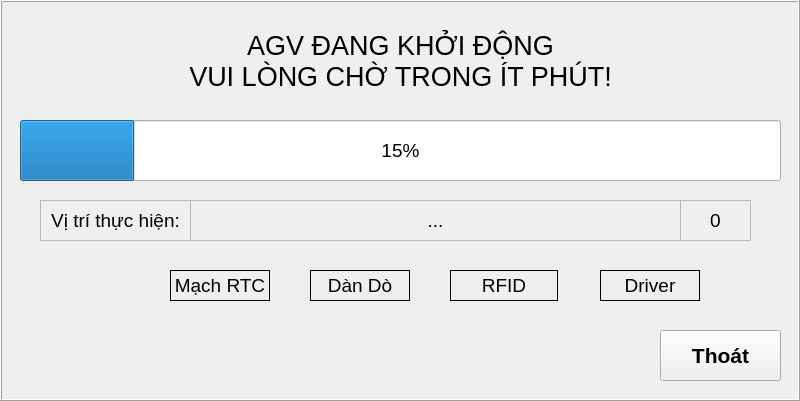
  <widget class="QFrame" name="fr_launch">
   <property name="geometry">
    <rect>
     <x>0</x>
     <y>50</y>
     <width>800</width>
     <height>401</height>
    </rect>
   </property>
   <property name="autoFillBackground">
    <bool>true</bool>
   </property>
   <property name="frameShape">
    <enum>QFrame::Box</enum>
   </property>
   <property name="frameShadow">
    <enum>QFrame::Raised</enum>
   </property>
   <widget class="QLabel" name="lbv_numberLaunch">
    <property name="geometry">
     <rect>
      <x>680</x>
      <y>200</y>
      <width>71</width>
      <height>41</height>
     </rect>
    </property>
    <property name="font">
     <font>
      <pointsize>14</pointsize>
     </font>
    </property>
    <property name="autoFillBackground">
     <bool>false</bool>
    </property>
    <property name="frameShape">
     <enum>QFrame::StyledPanel</enum>
    </property>
    <property name="text">
     <string>0</string>
    </property>
    <property name="alignment">
     <set>Qt::AlignCenter</set>
    </property>
    <property name="wordWrap">
     <bool>false</bool>
    </property>
   </widget>
   <widget class="QProgressBar" name="pb_launch">
    <property name="geometry">
     <rect>
      <x>20</x>
      <y>120</y>
      <width>761</width>
      <height>61</height>
     </rect>
    </property>
    <property name="font">
     <font>
      <pointsize>14</pointsize>
     </font>
    </property>
    <property name="value">
     <number>15</number>
    </property>
   </widget>
   <widget class="QLabel" name="lbv_launhing">
    <property name="geometry">
     <rect>
      <x>190</x>
      <y>200</y>
      <width>491</width>
      <height>41</height>
     </rect>
    </property>
    <property name="font">
     <font>
      <pointsize>14</pointsize>
     </font>
    </property>
    <property name="autoFillBackground">
     <bool>false</bool>
    </property>
    <property name="frameShape">
     <enum>QFrame::StyledPanel</enum>
    </property>
    <property name="text">
     <string>...</string>
    </property>
    <property name="alignment">
     <set>Qt::AlignCenter</set>
    </property>
    <property name="wordWrap">
     <bool>false</bool>
    </property>
   </widget>
   <widget class="QLabel" name="lb_command">
    <property name="geometry">
     <rect>
      <x>190</x>
      <y>10</y>
      <width>421</width>
      <height>101</height>
     </rect>
    </property>
    <property name="font">
     <font>
      <pointsize>20</pointsize>
     </font>
    </property>
    <property name="text">
     <string>AGV ĐANG KHỞI ĐỘNG
VUI LÒNG CHỜ TRONG ÍT PHÚT!</string>
    </property>
    <property name="alignment">
     <set>Qt::AlignCenter</set>
    </property>
   </widget>
   <widget class="QLabel" name="lb_1">
    <property name="geometry">
     <rect>
      <x>40</x>
      <y>200</y>
      <width>151</width>
      <height>41</height>
     </rect>
    </property>
    <property name="font">
     <font>
      <pointsize>14</pointsize>
     </font>
    </property>
    <property name="autoFillBackground">
     <bool>false</bool>
    </property>
    <property name="frameShape">
     <enum>QFrame::StyledPanel</enum>
    </property>
    <property name="text">
     <string>Vị trí thực hiện:</string>
    </property>
    <property name="alignment">
     <set>Qt::AlignCenter</set>
    </property>
    <property name="wordWrap">
     <bool>false</bool>
    </property>
   </widget>
   <widget class="QLabel" name="lbc_lh_Magline">
    <property name="geometry">
     <rect>
      <x>310</x>
      <y>270</y>
      <width>100</width>
      <height>31</height>
     </rect>
    </property>
    <property name="font">
     <font>
      <pointsize>14</pointsize>
     </font>
    </property>
    <property name="autoFillBackground">
     <bool>false</bool>
    </property>
    <property name="frameShape">
     <enum>QFrame::Box</enum>
    </property>
    <property name="text">
     <string>Dàn Dò</string>
    </property>
    <property name="alignment">
     <set>Qt::AlignCenter</set>
    </property>
    <property name="wordWrap">
     <bool>false</bool>
    </property>
   </widget>
   <widget class="QLabel" name="lbc_lh_rtcBoard">
    <property name="geometry">
     <rect>
      <x>170</x>
      <y>270</y>
      <width>100</width>
      <height>31</height>
     </rect>
    </property>
    <property name="font">
     <font>
      <pointsize>14</pointsize>
     </font>
    </property>
    <property name="autoFillBackground">
     <bool>false</bool>
    </property>
    <property name="frameShape">
     <enum>QFrame::Box</enum>
    </property>
    <property name="text">
     <string>Mạch RTC</string>
    </property>
    <property name="alignment">
     <set>Qt::AlignCenter</set>
    </property>
    <property name="wordWrap">
     <bool>false</bool>
    </property>
   </widget>
   <widget class="QLabel" name="lbc_lh_driver">
    <property name="geometry">
     <rect>
      <x>600</x>
      <y>270</y>
      <width>100</width>
      <height>31</height>
     </rect>
    </property>
    <property name="font">
     <font>
      <pointsize>14</pointsize>
     </font>
    </property>
    <property name="autoFillBackground">
     <bool>false</bool>
    </property>
    <property name="frameShape">
     <enum>QFrame::Box</enum>
    </property>
    <property name="text">
     <string>Driver</string>
    </property>
    <property name="alignment">
     <set>Qt::AlignCenter</set>
    </property>
    <property name="wordWrap">
     <bool>false</bool>
    </property>
   </widget>
   <widget class="QPushButton" name="bt_exit1">
    <property name="geometry">
     <rect>
      <x>660</x>
      <y>330</y>
      <width>121</width>
      <height>51</height>
     </rect>
    </property>
    <property name="font">
     <font>
      <family>Ubuntu</family>
      <pointsize>16</pointsize>
      <weight>75</weight>
      <bold>true</bold>
     </font>
    </property>
    <property name="focusPolicy">
     <enum>Qt::ClickFocus</enum>
    </property>
    <property name="autoFillBackground">
     <bool>true</bool>
    </property>
    <property name="text">
     <string>Thoát</string>
    </property>
   </widget>
   <widget class="QLabel" name="lbc_lh_RFID">
    <property name="geometry">
     <rect>
      <x>450</x>
      <y>270</y>
      <width>108</width>
      <height>31</height>
     </rect>
    </property>
    <property name="font">
     <font>
      <pointsize>14</pointsize>
     </font>
    </property>
    <property name="autoFillBackground">
     <bool>false</bool>
    </property>
    <property name="frameShape">
     <enum>QFrame::Box</enum>
    </property>
    <property name="text">
     <string>RFID</string>
    </property>
    <property name="alignment">
     <set>Qt::AlignCenter</set>
    </property>
    <property name="wordWrap">
     <bool>false</bool>
    </property>
   </widget>
  </widget>
